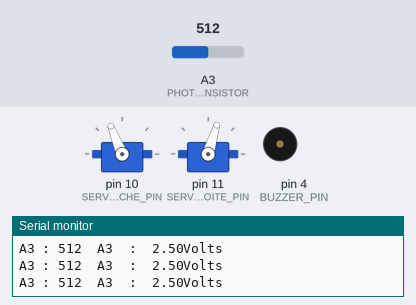
This sketch was run on a simulated Arduino Uno, built with avr-gcc and run on an emulated ATmega328P. On the bench: 2 × servo, buzzer (waves = sounding), the last lines printed to the serial monitor. The inputs (shaded band) are chosen by the test bench; at power-on: A3 (PHOTO_TRANSISTOR) = 512.

Above: at 2.2 s.
2.3 s: A3 (PHOTO_TRANSISTOR) set to 692
5.3 s: A3 (PHOTO_TRANSISTOR) set to 710
At 6.1 s:
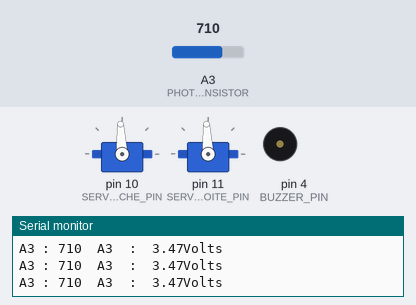
6.8 s: A3 (PHOTO_TRANSISTOR) set to 690
At 7.8 s:
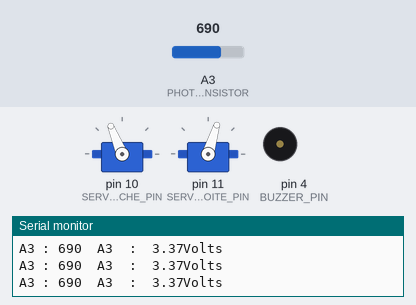
9.8 s: A3 (PHOTO_TRANSISTOR) set to 716
At 11.2 s:
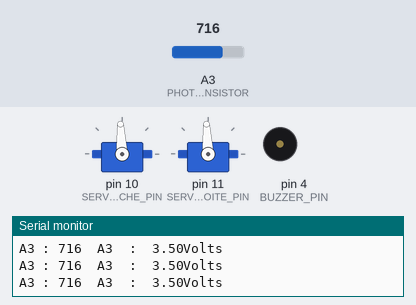
Timing chart, 0 to 12.3 s (numbered marks = the images above; inputs shaded):
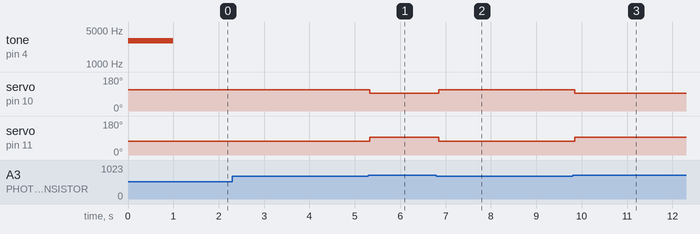

The sketch:

Phototransistor_V2.ino
```cpp
#include <Servo.h>
//Définition de constantes symboliques
#define BUZZER_PIN 4
#define DUREE 6000
#define SERVO_DROITE_PIN 11
#define SERVO_GAUCHE_PIN 10
#define PHOTO_TRANSISTOR 3
//On a définit un bon seuil voltage numérique = 700
#define LUMINOSITE_SEUIL 700
// Variables globales
Servo Servo_droite;
Servo Servo_gauche;

float D_To_A(int V_num);

float D_To_A(int V_num){
  return (float) V_num * 5.0 /1024.0;
}


void setup()
{
  tone(BUZZER_PIN, 3000);
  delay(1000);
  noTone(BUZZER_PIN);

  Serial.begin(9600);
  Servo_gauche.attach(SERVO_GAUCHE_PIN);
  Servo_gauche.writeMicroseconds (1500);
  Servo_droite.attach(SERVO_DROITE_PIN);
  Servo_droite.writeMicroseconds (1500);


}

void loop() {
  int V_num_A3;
  V_num_A3 = analogRead(PHOTO_TRANSISTOR);
  Serial.print("A3 : ");
  Serial.print(V_num_A3);
  Serial.print("  A3  :  ");
  Serial.print(D_To_A(V_num_A3));
  Serial.println("Volts");
  my_fonction(V_num_A3);

}


void Avance ()
{
  Servo_droite.writeMicroseconds(1300);
  Servo_gauche.writeMicroseconds(1700);
//  delay (duree_deplacement);
}

void arret (void)
{
  Servo_droite.detach ();
  Servo_gauche.detach ();
}

void arret2 (void)
{
  Servo_droite.writeMicroseconds(1500);
  Servo_gauche.writeMicroseconds(1500);
}

void Recule ()
{
  Servo_droite.writeMicroseconds(1700);
  Servo_gauche.writeMicroseconds(1300);
//  delay (duree_deplacement);
}

void Ralentir(){
  Servo_droite.writeMicroseconds(1550);
  Servo_gauche.writeMicroseconds(1450);
}

//Si la luminosité est faible, le robot continue à avancer;
//Si la luminosité est importante, le robot s'immobilise.
void my_fonction(int V_num){

  if (V_num <= LUMINOSITE_SEUIL){ //Sombre
    Avance();
  }
  else{
    arret2();
//      Ralentir();
  }
}
```

Measured:
- the behaviour switches between 700 and 701 on A3 (PHOTO_TRANSISTOR) (found by bisection; images 0 and 1)
- after the input at 5.3 s, servo on pin 10 (SERVO_GAUCHE_PIN): 112° → 93° at once; servo on pin 11 (SERVO_DROITE_PIN): 73° → 93° at once
- after the input at 6.8 s, servo on pin 10 (SERVO_GAUCHE_PIN): 93° → 112° at once; servo on pin 11 (SERVO_DROITE_PIN): 93° → 73° at once
- after the input at 9.8 s, servo on pin 10 (SERVO_GAUCHE_PIN): 112° → 93° at once; servo on pin 11 (SERVO_DROITE_PIN): 73° → 93° at once
